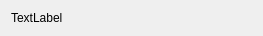
<?xml version="1.0" encoding="UTF-8"?>
<ui version="4.0">
 <class>MyItem</class>
 <widget class="QWidget" name="MyItem">
  <property name="geometry">
   <rect>
    <x>0</x>
    <y>0</y>
    <width>263</width>
    <height>36</height>
   </rect>
  </property>
  <property name="windowTitle">
   <string>Form</string>
  </property>
  <layout class="QGridLayout" name="gridLayout">
   <item row="0" column="0">
    <widget class="QLabel" name="label">
     <property name="text">
      <string>TextLabel</string>
     </property>
    </widget>
   </item>
   <item row="0" column="1">
    <widget class="SwitchButtonWidget" name="switchbutton" native="true">
     <property name="minimumSize">
      <size>
       <width>80</width>
       <height>0</height>
      </size>
     </property>
     <property name="maximumSize">
      <size>
       <width>80</width>
       <height>16777215</height>
      </size>
     </property>
    </widget>
   </item>
  </layout>
 </widget>
 <customwidgets>
  <customwidget>
   <class>SwitchButtonWidget</class>
   <extends>QWidget</extends>
   <header location="global">switchbuttonwidget.h</header>
   <container>1</container>
  </customwidget>
 </customwidgets>
 <resources/>
 <connections/>
</ui>
